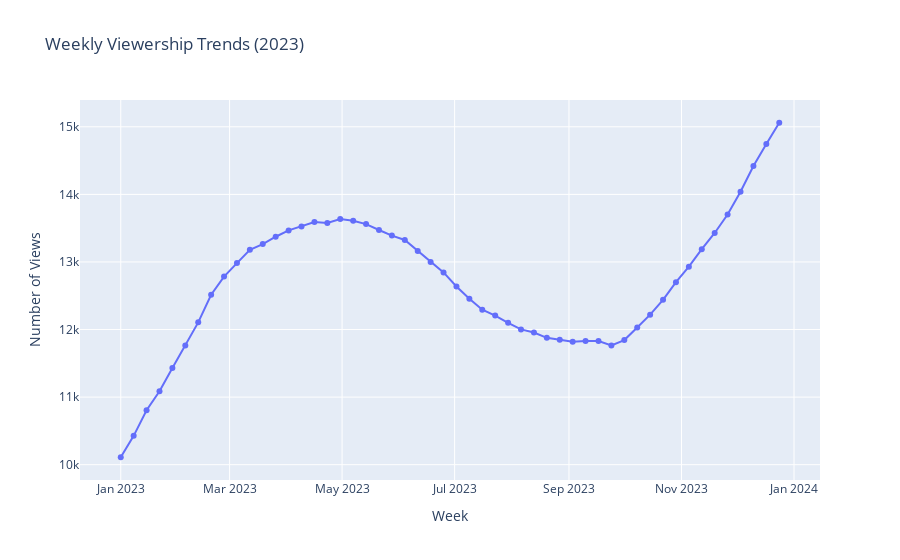

The notebook cell this image was saved under:
### Markdown cell above
1. **Initial visualization (Plotly)**  
   Create an interactive line plot using Plotly to display weekly viewership trends. Identify and briefly describe any of the following patterns you observe:  
   - Trend  
   - Seasonality  
   - Randomness

### Code cell
import pandas as pd
import plotly.express as px

# Load the data
df = pd.read_csv('Weekly_Views.csv', parse_dates=['week'])

# Create the interactive line plot
fig = px.line(df, x='week', y='views', title='Weekly Viewership Trends (2023)',
              labels={'week': 'Week', 'views': 'Views'},
              markers=True)

fig.update_layout(xaxis_title='Week',
                  yaxis_title='Number of Views',
                  hovermode='x unified')

fig.show()

### Figure 1 — Plotly figure (JSON) as saved in the notebook; plotly's stock layout.template omitted (floating-point values rounded to 4 significant figures)
{"data": [{"hovertemplate": "Week=%{x}<br>Views=%{y}<extra></extra>", "legendgroup": "", "line": {"color": "#636efa", "dash": "solid"}, "marker": {"symbol": "circle"}, "mode": "lines+markers", "name": "", "orientation": "v", "showlegend": false, "type": "scatter", "x": ["2023-01-01T00:00:00", "2023-01-08T00:00:00", "2023-01-15T00:00:00", "2023-01-22T00:00:00", "2023-01-29T00:00:00", "2023-02-05T00:00:00", "2023-02-12T00:00:00", "2023-02-19T00:00:00", "2023-02-26T00:00:00", "2023-03-05T00:00:00", "2023-03-12T00:00:00", "2023-03-19T00:00:00", "2023-03-26T00:00:00", "2023-04-02T00:00:00", "2023-04-09T00:00:00", "2023-04-16T00:00:00", "2023-04-23T00:00:00", "2023-04-30T00:00:00", "2023-05-07T00:00:00", "2023-05-14T00:00:00", "2023-05-21T00:00:00", "2023-05-28T00:00:00", "2023-06-04T00:00:00", "2023-06-11T00:00:00", "2023-06-18T00:00:00", "2023-06-25T00:00:00", "2023-07-02T00:00:00", "2023-07-09T00:00:00", "2023-07-16T00:00:00", "2023-07-23T00:00:00", "2023-07-30T00:00:00", "2023-08-06T00:00:00", "2023-08-13T00:00:00", "2023-08-20T00:00:00", "2023-08-27T00:00:00", "2023-09-03T00:00:00", "2023-09-10T00:00:00", "2023-09-17T00:00:00", "2023-09-24T00:00:00", "2023-10-01T00:00:00", "2023-10-08T00:00:00", "2023-10-15T00:00:00", "2023-10-22T00:00:00", "2023-10-29T00:00:00", "2023-11-05T00:00:00", "2023-11-12T00:00:00", "2023-11-19T00:00:00", "2023-11-26T00:00:00", "2023-12-03T00:00:00", "2023-12-10T00:00:00", "2023-12-17T00:00:00", "2023-12-24T00:00:00"], "xaxis": "x", "y": [10110, 10427, 10805, 11087, 11431, 11763, 12106, 12515, 12783, 12983, 13181, 13264, 13373, 13467, 13526, 13590, 13577, 13634, 13609, 13560, 13473, 13390, 13325, 13161, 12998, 12845, 12637, 12455, 12293, 12206, 12099, 12002, 11955, 11877, 11848, 11818, 11832, 11831, 11765, 11844, 12030, 12220, 12440, 12701, 12930, 13189, 13429, 13703, 14040, 14421, 14744, 15060], "yaxis": "y"}], "layout": {"hovermode": "x unified", "legend": {"tracegroupgap": 0}, "title": {"text": "Weekly Viewership Trends (2023)"}, "xaxis": {"anchor": "y", "domain": [0, 1], "title": {"text": "Week"}}, "yaxis": {"anchor": "x", "domain": [0, 1], "title": {"text": "Number of Views"}}}}
